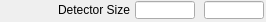
   <widget class="caFrame" name="caFrame_35">
    <property name="geometry">
     <rect>
      <x>61</x>
      <y>370</y>
      <width>266</width>
      <height>22</height>
     </rect>
    </property>
    <widget class="caLabel" name="caLabel_40">
     <property name="geometry">
      <rect>
       <x>0</x>
       <y>0</y>
       <width>130</width>
       <height>20</height>
      </rect>
     </property>
     <property name="frameShape">
      <enum>QFrame::NoFrame</enum>
     </property>
     <property name="text">
      <string>Detector Size</string>
     </property>
     <property name="alignment">
      <set>Qt::AlignAbsolute|Qt::AlignRight|Qt::AlignTrailing|Qt::AlignVCenter</set>
     </property>
     <property name="fontScaleMode">
      <enum>ESimpleLabel::Height</enum>
     </property>
     <property name="foreground">
      <color>
       <red>0</red>
       <green>0</green>
       <blue>0</blue>
      </color>
     </property>
     <property name="background">
      <color alpha="0">
       <red>0</red>
       <green>0</green>
       <blue>0</blue>
      </color>
     </property>
    </widget>
    <widget class="caLineEdit" name="caLineEdit_22">
     <property name="geometry">
      <rect>
       <x>135</x>
       <y>1</y>
       <width>60</width>
       <height>18</height>
      </rect>
     </property>
     <property name="alignment">
      <set>Qt::AlignAbsolute|Qt::AlignCenter|Qt::AlignHCenter|Qt::AlignVCenter</set>
     </property>
     <property name="channel" stdset="0">
      <string>$(P)$(R)MaxSizeX_RBV</string>
     </property>
     <property name="foreground">
      <color>
       <red>10</red>
       <green>0</green>
       <blue>184</blue>
      </color>
     </property>
     <property name="background">
      <color>
       <red>187</red>
       <green>187</green>
       <blue>187</blue>
      </color>
     </property>
     <property name="colorMode">
      <enum>caLineEdit::Static</enum>
     </property>
     <property name="precisionMode">
      <enum>caLineEdit::Channel</enum>
     </property>
     <property name="limitsMode">
      <enum>caLineEdit::Channel</enum>
     </property>
     <property name="maxValue">
      <double>1.000000000000000</double>
     </property>
     <property name="minValue">
      <double>0.000000000000000</double>
     </property>
     <property name="fontScaleMode" stdset="0">
      <enum>caLineEdit::Height</enum>
     </property>
     <property name="formatType">
      <enum>caLineEdit::decimal</enum>
     </property>
    </widget>
    <widget class="caLineEdit" name="caLineEdit_23">
     <property name="geometry">
      <rect>
       <x>204</x>
       <y>1</y>
       <width>60</width>
       <height>18</height>
      </rect>
     </property>
     <property name="alignment">
      <set>Qt::AlignAbsolute|Qt::AlignCenter|Qt::AlignHCenter|Qt::AlignVCenter</set>
     </property>
     <property name="channel" stdset="0">
      <string>$(P)$(R)MaxSizeY_RBV</string>
     </property>
     <property name="foreground">
      <color>
       <red>10</red>
       <green>0</green>
       <blue>184</blue>
      </color>
     </property>
     <property name="background">
      <color>
       <red>187</red>
       <green>187</green>
       <blue>187</blue>
      </color>
     </property>
     <property name="colorMode">
      <enum>caLineEdit::Static</enum>
     </property>
     <property name="precisionMode">
      <enum>caLineEdit::Channel</enum>
     </property>
     <property name="limitsMode">
      <enum>caLineEdit::Channel</enum>
     </property>
     <property name="maxValue">
      <double>1.000000000000000</double>
     </property>
     <property name="minValue">
      <double>0.000000000000000</double>
     </property>
     <property name="fontScaleMode" stdset="0">
      <enum>caLineEdit::Height</enum>
     </property>
     <property name="formatType">
      <enum>caLineEdit::decimal</enum>
     </property>
    </widget>
   </widget>
